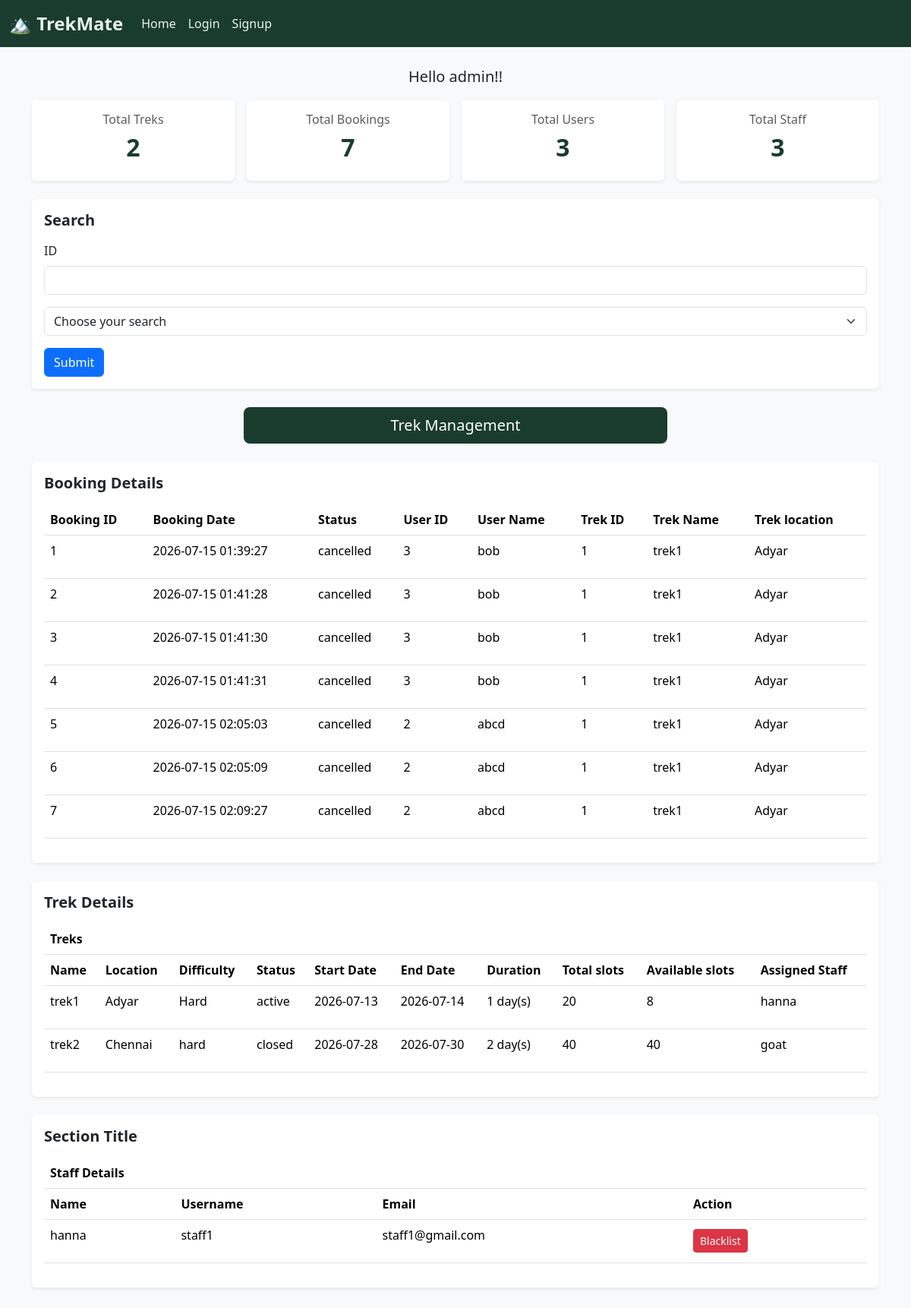
Page /admin (signed in) on the earlier database version.
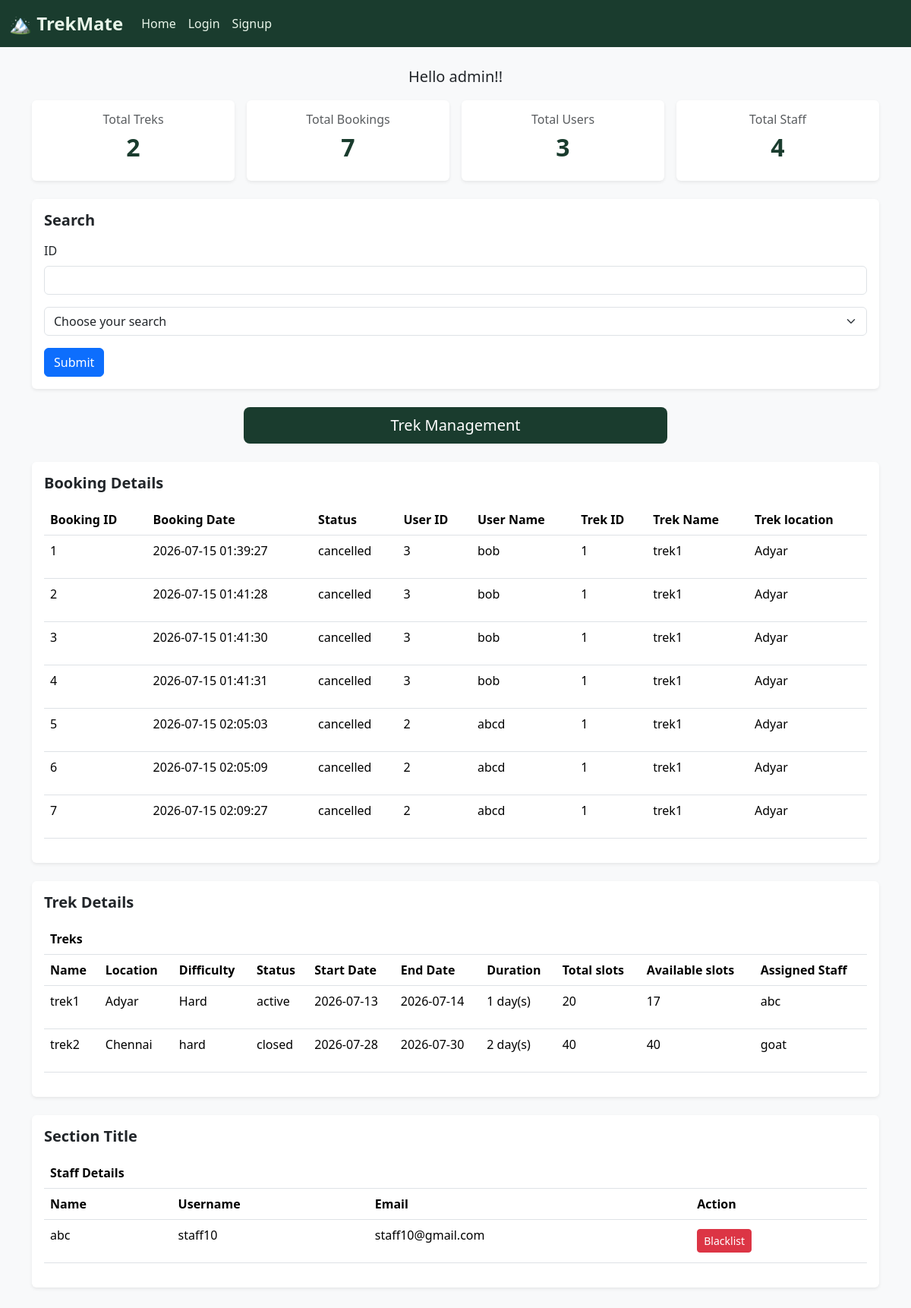
Same page on the later database version.
### app.py (models this page shows, shortened)
class bookings(db.Model):
    _id = db.Column("id", db.Integer, primary_key = True)
    booking_date = db.Column("booking_date", default=datetime.now)
    status = db.Column("status", db.String)
    user_id = db.Column("user_id", db.Integer, db.ForeignKey('users.id'))
    trek_id = db.Column("trek_id", db.Integer, db.ForeignKey('treks.id'))
    booked_user = db.relationship('users', backref='bookings')
    booked_trek = db.relationship('treks', backref='bookings')

class users(db.Model):
    _id = db.Column("id", db.Integer, primary_key = True)
    name = db.Column("name", db.String(100))
    phone_no = db.Column("phone_no", db.Integer)
    email = db.Column("email", db.String(30), unique=True)
    username = db.Column("username", db.String(100), nullable=False, unique=True)
    password = db.Column("password", db.String(20), nullable=False)
    status = db.Column("status", db.String(20), default="active")                   #active, blacklisted

class treks(db.Model):
    _id = db.Column("id", db.Integer, primary_key = True)
    name = db.Column("name", db.String(100), nullable = False)
    location = db.Column("location", db.String(100), nullable = False)
    difficulty = db.Column("difficulty", db.String(100))
    status = db.Column("status", db.String(100), default="open")                #active, closed, completed
    start_date = db.Column("start_date", db.Date)
    end_date = db.Column("end_date", db.Date)
    duration = db.Column("duration", db.Integer)
    total_slots = db.Column("total_slots", db.Integer)
    available_slots = db.Column("available_slots", db.Integer)
    assigned_staff_id = db.Column("assigned_staff_id", db.Integer, db.ForeignKey('staffs.id'))

class staffs(db.Model):
    _id = db.Column("id", db.Integer, primary_key = True)
    name = db.Column("name", db.String(100))
    phone_no = db.Column("phone_no", db.Integer)
    email = db.Column("email", db.String(30), unique=True)
    username = db.Column("username", db.String(100), nullable=False, unique=True)
    password = db.Column("password", db.String(20), nullable=False)
    status = db.Column("status", db.String(20), default="pending")          #pending, active, rejected, blacklisted, assigned
    assigned_treks = db.relationship("treks", backref='staff_member')

### app.py (the view)
@app.route("/admin")
def admin_dashboard():                                  #Admin Dashboard
    if "admin" in session:
        all_treks = treks.query.all()
        total_active_treks = treks.query.filter_by(status="active").count()
        total_treks = treks.query.count()
        active_staff = staffs.query.filter(staffs.status.in_(["active", "assigned"])).all()
        total_staff = staffs.query.count()
        total_users = users.query.count()
        all_bookings = bookings.query.all()
        total_bookings = bookings.query.count()
        pending_req = staffs.query.filter_by(status="pending").all()
        return render_template(
            "admin.html",
            pending_req=pending_req,
            active_staff=active_staff,
            all_bookings=all_bookings,
            all_treks = all_treks,
            total_staff=total_staff,
            total_active_treks=total_active_treks,
            total_treks=total_treks,
            total_bookings=total_bookings,
            total_users=total_users
        )
    else:
        return redirect(url_for("login"))

### templates/admin.html (shortened to what this page needs)
{% extends "base.html" %}
{% block content %}
    <p class="lead text-center">Hello admin!!</p>
    <div class="row g-3 mb-4">
        <div class="col-md-3">
            <div class="card border-0 shadow-sm text-center p-3">
                <h6 class="text-muted">Total Treks</h6>
                <h2 class="fw-bold" style="color:#1a3c2e;">{{ total_treks }}</h2>
            </div>
        </div>
        <div class="col-md-3">
            <div class="card border-0 shadow-sm text-center p-3">
                <h6 class="text-muted">Total Bookings</h6>
                <h2 class="fw-bold" style="color:#1a3c2e;">{{ total_bookings }}</h2>
            </div>
        </div>
        <div class="col-md-3">
            <div class="card border-0 shadow-sm text-center p-3">
                <h6 class="text-muted">Total Users</h6>
                <h2 class="fw-bold" style="color:#1a3c2e;">{{ total_users }}</h2>
            </div>
        </div>
        <div class="col-md-3">
            <div class="card border-0 shadow-sm text-center p-3">
                <h6 class="text-muted">Total Staff</h6>
                <h2 class="fw-bold" style="color:#1a3c2e;">{{ total_staff }}</h2>
            </div>
        </div>
    </div>
    <div class="card border-0 shadow-sm mb-4 section-card">
        <div class="card-body">
            <h5 class="fw-bold mb-3">Search</h5>
            <div class="table-responsive">
                <form action="{{ url_for('admin_search') }}" method="POST">
                    <div class="mb-3">
                        <label for="id" class="form-label">ID</label>
                        <input type="number" class="form-control" id="id" name="id" required>
                    </div>
                    <div class="mb-3">
                        <select class="form-select" aria-label="Default select example" name="val" required>
                            <option value="" disabled selected>Choose your search</option>
                        </select>
                    </div>
                    <button type="submit" class="btn btn-primary">Submit</button>
                </form>
            </div>
        </div>
    </div>
    <div class="d-flex justify-content-center mb-4">
        <a href="{{ url_for('admin_trek_management') }}" class="btn btn-lg px-5 py-2 w-50" style="background-color:#1a3c2e; color:white;">
            Trek Management
        </a>
    </div>
    {% if all_bookings %}
        <div class="card border-0 shadow-sm mb-4 section-card">
            <div class="card-body">
                <h5 class="fw-bold mb-3">Booking Details</h5>
                <div class="table-responsive">
                    <table class="table table-hover align-middle">
                        <tr>
                            <th>Booking ID</th>
                            <th>Booking Date</th>
                            <th>Status</th>
                            <th>User ID</th>
                            <th>User Name</th>
                            <th>Trek ID</th>
                            <th>Trek Name</th>
                            <th>Trek location</th>
                        </tr>
                        {% for booking in all_bookings %}
                            <tr>
                                <td><p>{{ booking._id }}</p></td>
                                <td><p>{{ booking.booking_date.split('.')[0] }}</p></td>
                                <td><p>{{ booking.status }}</p></td>
                                <td><p>{{ booking.booked_user._id }}</p></td>
                                <td><p>{{ booking.booked_user.name }}</p></td>
                                <td><p>{{ booking.booked_trek._id }}</p></td>
                                <td><p>{{ booking.booked_trek.name }}</p></td>
                                <td><p>{{ booking.booked_trek.location }}</p></td>
                            </tr>
                        {% endfor %}
                    </table>
                </div>
            </div>
        </div>
    {% endif %}
    {% if all_treks %}
        <div class="card border-0 shadow-sm mb-4 section-card">
            <div class="card-body">
                <h5 class="fw-bold mb-3">Trek Details</h5>
                <div class="table-responsive">
                    <table class="table table-hover align-middle">
                        <th colspan="10">Treks</th>
                        <tr>
                            <th>Name</th>
                            <th>Location</th>
                            <th>Difficulty</th>
                            <th>Status</th>
                            <th>Start Date</th>
                            <th>End Date</th>
                            <th>Duration</th>
                            <th>Total slots</th>
                            <th>Available slots</th>
                            <th>Assigned Staff</th>
                        </tr>
                        {% for trek in all_treks %}
                            <tr>
                                <td><p>{{ trek.name }}</p></td>
                                <td><p>{{ trek.location }}</p></td>
                                <td><p>{{ trek.difficulty }}</p></td>
                                <td><p>{{ trek.status }}</p></td>
                                <td><p>{{ trek.start_date }}</p></td>
                                <td><p>{{ trek.end_date }}</p></td>
                                <td><p>{{ trek.duration }} day(s)</p></td>
                                <td><p>{{ trek.total_slots }}</p></td>
                                <td><p>{{ trek.available_slots }}</p></td>
                                <td><p>{{ trek.staff_member.name }}</p></td>
                            </tr>
                        {% endfor %}
                    </table>
                </div>
            </div>
        </div>
    {% endif %}
    {% if active_staff %}
        <div class="card border-0 shadow-sm mb-4 section-card">
            <div class="card-body">
                <h5 class="fw-bold mb-3">Section Title</h5>
                <div class="table-responsive">
                    <table class="table table-hover align-middle">
                        <th colspan="4">Staff Details</th>
                        <tr>
                            <th>Name</th>
                            <th>Username</th>
                            <th>Email</th>
                            <th>Action</th>
                        </tr>
                        {% for a in active_staff %}
                            <tr>
                                <td><p>{{ a.name }}</p></td>
                                <td><p>{{ a.username }}</p></td>
                                <td><p>{{ a.email }}</p></td>
                                <td>
                                    <form method="POST" action="{{ url_for('staff_blacklist', staff_id=a._id) }}">
                                        <button type="submit" class="btn btn-danger btn-sm">Blacklist</button>
                                    </form>
                                </td>
                            </tr>
                        {% endfor %}
                    </table>
                </div>
            </div>
        </div>
    {% endif %}
{% endblock %}

### templates/base.html (shortened to what this page needs)
<!DOCTYPE html>
<html>
    <head>
        <link href="https://cdn.jsdelivr.net/npm/bootstrap@5.3.8/dist/css/bootstrap.min.css" rel="stylesheet">
    </head>
    <body>
        <nav class="navbar navbar-expand-lg bg-body-tertiary">
            <div class="container-fluid">
                <a class="navbar-brand fw-bold fs-4" href="{{ url_for('home') }}">🏔 TrekMate</a>
                <div class="collapse navbar-collapse" id="navbarSupportedContent">
                <ul class="navbar-nav me-auto mb-2 mb-lg-0">
                    <li class="nav-item">
                    <a class="nav-link active" aria-current="page" href="{{url_for('home')}}">Home</a>
                    </li>
                    <li class="nav-item">
                    <a class="nav-link" href="{{url_for('login')}}">Login</a>
                    </li>
                    <li class="nav-item">
                    <a class="nav-link" href="{{url_for('signup')}}">Signup</a>
                    </li>
                </ul>
                </div>
            </div>
        </nav>
        <div class="container py-4">
            {% block content %}
            {% endblock %}
        </div>
    </body>
</html>

### templates/base.html (style rules this page uses)
body { background-color: #f8f9fa; }
.navbar { background-color: #1a3c2e !important; }
.navbar-brand, .nav-link { color: #e8f5e9 !important; }
.section-card { border-left: 4px solid #1a3c2e; }

Differences in the rows shown:
no longer on this page (row edited): staffs: name "hanna", username "staff1", email "staff1@gmail.com"
changed treks "trek1": available_slots "8" → "17"; staff_member.name "hanna" → "abc"
added staffs: name "abc", username "staff10", email "staff10@gmail.com"
Other differences:
{{ total_staff }}: "3" → "4"
